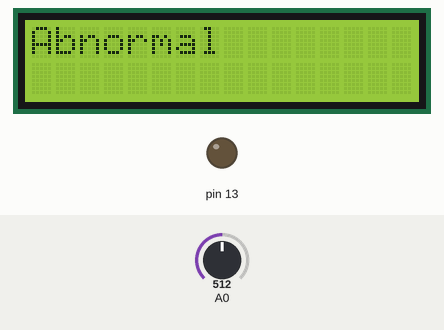
Recording of a sketch running on a simulated Arduino Uno, built with avr-gcc and run on an emulated ATmega328P. Parts: 16×2 character LCD, output pins drawn as LEDs (lit = HIGH). Inputs (shaded band) come from the test bench; at power-on: A0 = 512.

Above: at 1.2 s.
1.3 s: A0 set to 221
At 3.8 s:
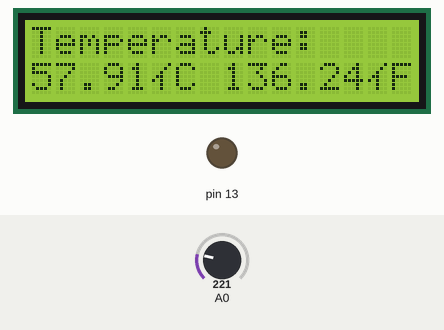
8.6 s: A0 set to 188
At 10.8 s:
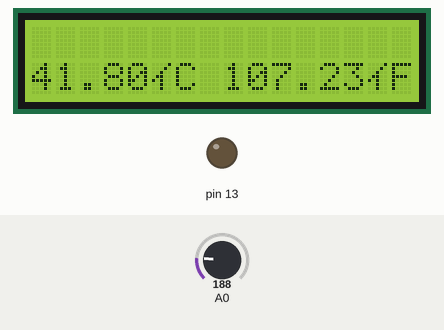
12.6 s: A0 set to 122
At 13.9 s:
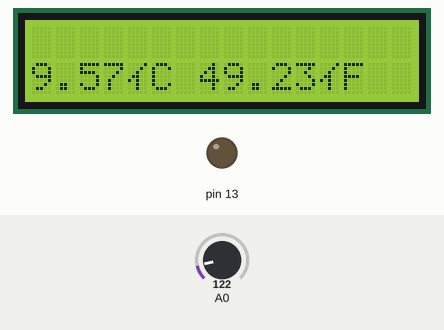
Timing chart, 0 to 15.6 s (numbered marks = the images above; inputs shaded):
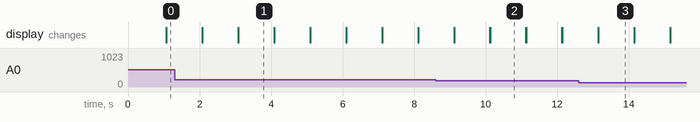

The sketch:

hypothermia_prototype_1.ino
```cpp
// include the library code:
#include <LiquidCrystal.h>

// initialize the library with the numbers of the interface pins
LiquidCrystal lcd(12, 11, 5, 4, 3, 2);
int degree;
double realDegree;
String lcdBuffer;
void setup() {
  pinMode(13, OUTPUT);
  // set up the LCD's number of columns and rows:
  lcd.begin(16, 2);
  degree = 0;
  realDegree = 0;
  lcd.print("Core Body Temperature:");
  // Print a message to the LCD.

}

void loop(){
  lcd.print("                ");
  degree = analogRead(0);
  realDegree = (double)degree/1024;
  realDegree *= 5;
  realDegree -= 0.5;
  realDegree *= 100;
  lcd.setCursor(0,1);
  realDegree = (9.0/5)*(realDegree) + 32;
  String output = String(realDegree) + String((char)178) + "F";
  lcd.print((realDegree-32)*5/9);
  lcd.print (String((char)178));
  lcd.print("C");
  lcd.print(" ");
  lcd.print(output);
  delay(1000);
  lcd.clear();
  if (realDegree > 122) {
    lcd.print("Abnormal");
    delay(1000);
    lcd.clear();
    lcd.setCursor(0, 0);
    lcd.print("Temperature: ");
    lcd.setCursor(0, 1);


  // Convert Fahrenheit back to Celsius and display
  double tempCelsius = (realDegree - 32) * 5 / 9;
  lcd.print(tempCelsius);
  lcd.print((char)223); // Degree symbol
  lcd.print("C ");

  // Check if the temperature is below the hypothermia threshold (35C)
  if (tempCelsius < 35.0) {
    digitalWrite(13, HIGH); // Send signal to activate vest (assuming pin 13 is used)
    lcd.print("Cold");
  } else {
    digitalWrite(13, LOW); // No signal, child is not cold
    lcd.print("Normal");
  }

   delay(1000);


  // set the cursor to column 0, line 1
  // (note: line 1 is the second row, since counting begins with 0):
}
}
```

Measured:
- the behaviour switches between 205 and 204 on A0 (found by bisection; images 1 and 2)
- after the input at 12.6 s, the display: first differs from a run without the input after 0.55 s (image 3)
- what the display in image 1 shows lasts 1.0 s, from 3.1 s to 4.1 s
